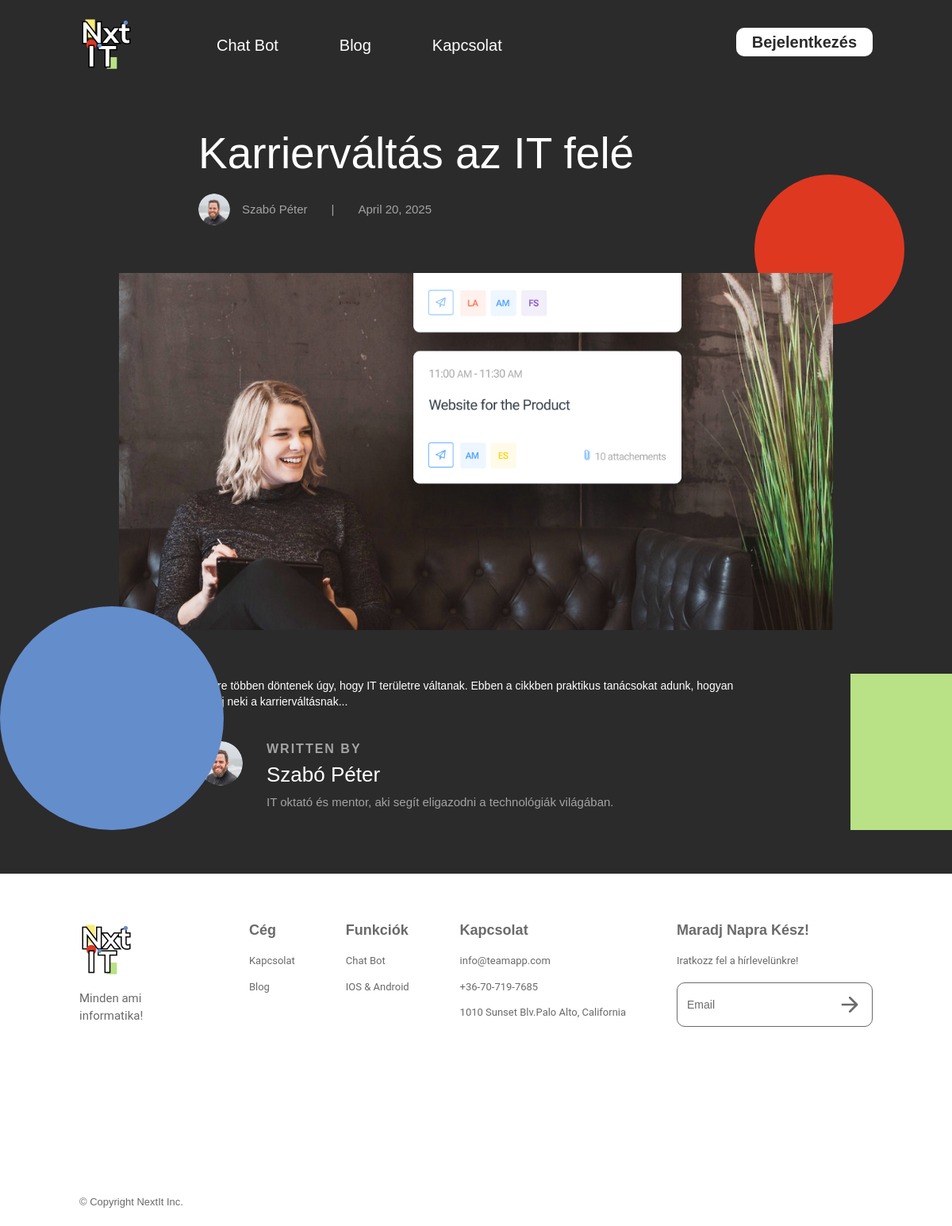
The page /detail_blog.php?id=4 on the database its author committed.
### tables this page shows
CREATE TABLE IF NOT EXISTS blog_posts (
    id INT AUTO_INCREMENT PRIMARY KEY,
    title VARCHAR(255) NOT NULL,
    content TEXT NOT NULL,
    thumbnail_path VARCHAR(255),
    author_id INT NOT NULL,
    created_at TIMESTAMP DEFAULT CURRENT_TIMESTAMP,
    updated_at TIMESTAMP DEFAULT CURRENT_TIMESTAMP ON UPDATE CURRENT_TIMESTAMP,
    FOREIGN KEY (author_id) REFERENCES authors(id)
);

CREATE TABLE IF NOT EXISTS authors (
    id INT AUTO_INCREMENT PRIMARY KEY,
    user_id INT,
    name VARCHAR(255) NOT NULL,
    avatar_path VARCHAR(255),
    bio TEXT,
    created_at TIMESTAMP DEFAULT CURRENT_TIMESTAMP,
    FOREIGN KEY (user_id) REFERENCES users(id)
);

### detail_blog.php (the view, shortened to what this page needs)
<?php
$post_id = filter_var($_GET['id'] ?? 0, FILTER_SANITIZE_NUMBER_INT);
try {
    $conn = connectDB();
    $stmt = $conn->prepare("
        SELECT
            blog_posts.*,
            authors.name as author_name,
            authors.avatar_path as author_avatar,
            authors.bio as author_bio
        FROM blog_posts
        JOIN authors ON blog_posts.author_id = authors.id
        WHERE blog_posts.id = :id
    ");
    $stmt->bindParam(':id', $post_id);
    $stmt->execute();
    $post = $stmt->fetch(PDO::FETCH_ASSOC);
} catch(PDOException $e) {
    header("Location: blog.php");
    exit();
}
?>
<!DOCTYPE html>
<html data-wf-page="66d02fb4f2a7b52a72435c93" data-wf-site="65fc333eda750eb38f8b67a0">
<head>
  <link href="css/normalize.css" rel="stylesheet" type="text/css">
  <link href="css/webflow.css" rel="stylesheet" type="text/css">
  <link href="css/first-cb9532.webflow.css" rel="stylesheet" type="text/css">
</head>
<body class="body-3">
  <div id="luxy" class="smooth-wrapper">
    <section class="section white-section">
      <div data-animation="default" data-collapse="medium" data-duration="400" data-easing="ease" data-easing2="ease" role="banner" class="navbar w-nav">
        <div class="nav-container w-container">
          <a href="index.php" class="brand w-nav-brand"><img src="images/Logo.png" loading="lazy" width="66" alt="" class="image"></a>
          <nav role="navigation" class="nav-menu w-clearfix w-nav-menu">
            <a href="chat-bot.php" class="nav-link left first w-nav-link">Chat Bot</a>
            <a href="blog.php" class="nav-link left w-nav-link">Blog</a>
            <a href="kapcsolat.php" class="nav-link left w-nav-link">Kapcsolat</a>
          </nav>
          <?php if(isset($_SESSION['user_id'])): ?>
            <a href="process/logout.php" class="nav-link nav-button w-nav-link">Kijelentkezés</a>
          <?php else: ?>
            <a href="log-in.html" class="nav-link nav-button w-nav-link">Bejelentkezés</a>
          <?php endif; ?>
        </div>
      </div>
      <div class="blog-container top-margin">
        <h1 class="heading-10"><?php echo htmlspecialchars($post['title']); ?></h1>
        <div class="author-and-date">
          <div class="avatar-img" style="background-image: url('<?php echo htmlspecialchars($post['author_avatar']); ?>')"></div>
          <div class="author-name"><?php echo htmlspecialchars($post['author_name']); ?></div>
          <div class="divider">|</div>
          <div class="author-name"><?php echo date('F j, Y', strtotime($post['created_at'])); ?></div>
        </div>
      </div>
      <div class="blog-container _900-wide">
        <div class="main-img" style="background-image: url('<?php echo htmlspecialchars($post['thumbnail_path']); ?>')"></div>
      </div>
      <div class="blog-container">
        <div class="rich-text w-richtext">
          <?php echo $post['content']; ?>
        </div>
        <div class="author-blocck">
          <div>
            <div class="text-block-7">WRITTEN BY</div>
            <div class="text-block-8"><?php echo htmlspecialchars($post['author_name']); ?></div>
            <div class="text-block-6"><?php echo htmlspecialchars($post['author_bio']); ?></div>
          </div>
        </div>
      </div>
      <img src="images/red-ccircle.svg" loading="lazy" alt="" class="redc1">
      <img src="images/green-square.svg" loading="lazy" alt="" height="Auto" class="greens1">
      <img src="images/Bg-purple-2.svg" loading="lazy" alt="" class="purplec1">
    </section>
    <section class="section footer">
      <div class="nav-container">
        <div class="flexbox-2 footer">
          <div class="footer-column first">
            <a href="index.php" class="w-inline-block"><img width="66" loading="lazy" alt="" src="images/Logo.png"></a>
            <div class="text-block-4">Minden ami informatika!</div>
          </div>
          <div class="footer-column">
            <h3>Cég</h3>
            <a href="kapcsolat.php" class="link">Kapcsolat</a>
            <a href="blog.php" class="link">Blog</a>
          </div>
          <div class="footer-column">
            <h3>Funkciók</h3>
            <a href="chat-bot.php" class="link">Chat Bot</a>
            <a href="log-in.html" class="link">IOS &amp; Android<br></a>
          </div>
          <div class="footer-column">
            <h3>Kapcsolat</h3>
            <a href="mailto:info@teamapp.com" class="link">info@teamapp.com</a>
            <a href="tel:+36-70-719-7685" class="link">+36-70-719-7685</a>
            <a href="#" class="link">1010 Sunset Blv.Palo Alto, California</a>
          </div>
          <div class="footer-column last">
            <h3>Maradj Napra Kész!</h3>
            <div class="sub-text">Iratkozz fel a hírlevelünkre!</div>
            <div class="form-block w-form">
              <form action="process/subscribe.php" method="post" class="form-copy">
                <input class="text-field-copy w-input" maxlength="256" name="email" placeholder="Email" type="email" required="">
                <input type="submit" class="arrow-button w-button" value="b">
              </form>
            </div>
          </div>
        </div>
        <div class="text-block-3">© Copyright NextIt Inc.</div>
      </div>
    </section>
  </div>
</body>
</html>

### css/webflow.css (style rules this page uses)
* { -webkit-box-sizing: border-box; -moz-box-sizing: border-box; box-sizing: border-box; }
html { height: 100%; }
body { margin: 0; min-height: 100%; background-color: #fff; font-family: Arial, sans-serif; font-size: 14px; line-height: 20px; color: #333; }
img { max-width: 100%; vertical-align: middle; display: inline-block; }
.w-inline-block { max-width: 100%; display: inline-block; }
.w-clearfix:before, .w-clearfix:after { content: " "; display: table; grid-column-start: 1; grid-row-start: 1; grid-column-end: 2; grid-row-end: 2; }
.w-clearfix:after { clear: both; }
.w-button { display: inline-block; padding: 9px 15px; background-color: #3898EC; color: white; border: 0; line-height: inherit; text-decoration: none; cursor: pointer; border-radius: 0; }
input.w-button { -webkit-appearance: button; }
h1, h2, h3, h4, h5, h6 { font-weight: bold; margin-bottom: 10px; }
h1 { font-size: 38px; line-height: 44px; margin-top: 20px; }
h3 { font-size: 24px; line-height: 30px; margin-top: 20px; }
.w-form { margin: 0 0 15px; }
.w-input, .w-select { display: block; width: 100%; height: 38px; padding: 8px 12px; margin-bottom: 10px; font-size: 14px; line-height: 1.42857143; color: #333333; vertical-align: middle; background-color: #ffffff; border: 1px solid #cccccc; }
.w-input::placeholder, .w-select::placeholder { color: #999; }
.w-container { margin-left: auto; margin-right: auto; max-width: 940px; }
.w-container:before, .w-container:after { content: " "; display: table; grid-column-start: 1; grid-row-start: 1; grid-column-end: 2; grid-row-end: 2; }
.w-container:after { clear: both; }
.w-richtext:before, .w-richtext:after { content: " "; display: table; grid-column-start: 1; grid-row-start: 1; grid-column-end: 2; grid-row-end: 2; }
.w-richtext:after { clear: both; }
.w-nav { position: relative; background: #dddddd; z-index: 1000; }
.w-nav:before, .w-nav:after { content: " "; display: table; grid-column-start: 1; grid-row-start: 1; grid-column-end: 2; grid-row-end: 2; }
.w-nav:after { clear: both; }
.w-nav-brand { position: relative; float: left; text-decoration: none; color: #333333; }
.w-nav-link { position: relative; display: inline-block; vertical-align: top; text-decoration: none; color: #222222; padding: 20px; text-align: left; margin-left: auto; margin-right: auto; }
.w-nav-menu { position: relative; float: right; }

### rows shown on the page
blog_posts: title "Karrierváltás az IT felé", author.avatar_path (picture), author.name "Szabó Péter", created_at "April 20, 2025", thumbnail_path (picture), content "Egyre többen döntenek úgy, hogy IT területre váltanak. Ebben a cikkben praktikus tanácsokat adunk, hogyan kezdj neki a karrierváltásnak...", author.bio "IT oktató és mentor, aki segít eligazodni a technológiák világában."
